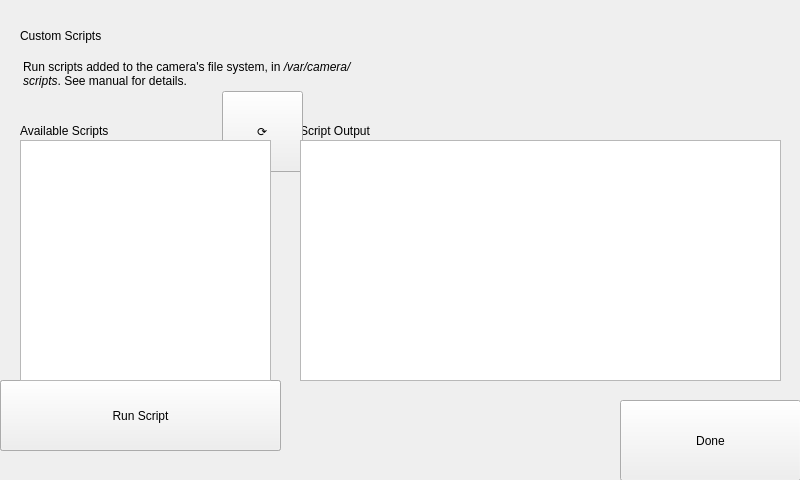
<?xml version="1.0" encoding="UTF-8"?>
<ui version="4.0">
 <class>Form</class>
 <widget class="QWidget" name="Form">
  <property name="geometry">
   <rect>
    <x>0</x>
    <y>0</y>
    <width>800</width>
    <height>480</height>
   </rect>
  </property>
  <property name="windowTitle">
   <string notr="true">Chronos Screen</string>
  </property>
  <widget class="Backdrop" name="backdrop">
   <property name="geometry">
    <rect>
     <x>0</x>
     <y>0</y>
     <width>801</width>
     <height>481</height>
    </rect>
   </property>
  </widget>
  <widget class="HeaderLabel" name="headerlabel">
   <property name="geometry">
    <rect>
     <x>20</x>
     <y>20</y>
     <width>241</width>
     <height>31</height>
    </rect>
   </property>
   <property name="text">
    <string>Custom Scripts</string>
   </property>
  </widget>
  <widget class="Label" name="label">
   <property name="geometry">
    <rect>
     <x>23</x>
     <y>60</y>
     <width>351</width>
     <height>61</height>
    </rect>
   </property>
   <property name="text">
    <string>&lt;html&gt;&lt;head/&gt;&lt;body&gt;&lt;p&gt;Run scripts added to the camera's file system, in &lt;span style=&quot; font-style:italic;&quot;&gt;/var/camera/scripts&lt;/span&gt;. See manual for details.&lt;/p&gt;&lt;/body&gt;&lt;/html&gt;</string>
   </property>
   <property name="alignment">
    <set>Qt::AlignLeading|Qt::AlignLeft|Qt::AlignTop</set>
   </property>
   <property name="wordWrap">
    <bool>true</bool>
   </property>
  </widget>
  <widget class="Subheader" name="subheader">
   <property name="geometry">
    <rect>
     <x>20</x>
     <y>120</y>
     <width>241</width>
     <height>21</height>
    </rect>
   </property>
   <property name="text">
    <string>Available Scripts</string>
   </property>
  </widget>
  <widget class="Subheader" name="subheader_2">
   <property name="geometry">
    <rect>
     <x>300</x>
     <y>120</y>
     <width>241</width>
     <height>21</height>
    </rect>
   </property>
   <property name="text">
    <string>Script Output</string>
   </property>
  </widget>
  <widget class="Button" name="uiDone">
   <property name="geometry">
    <rect>
     <x>620</x>
     <y>400</y>
     <width>181</width>
     <height>81</height>
    </rect>
   </property>
   <property name="text">
    <string>Done</string>
   </property>
  </widget>
  <widget class="ScrollList" name="uiScripts">
   <property name="geometry">
    <rect>
     <x>20</x>
     <y>140</y>
     <width>251</width>
     <height>241</height>
    </rect>
   </property>
   <property name="autoScroll">
    <bool>false</bool>
   </property>
   <property name="editTriggers">
    <set>QAbstractItemView::NoEditTriggers</set>
   </property>
   <property name="showDropIndicator" stdset="0">
    <bool>false</bool>
   </property>
  </widget>
  <widget class="Button" name="uiRun">
   <property name="geometry">
    <rect>
     <x>0</x>
     <y>380</y>
     <width>281</width>
     <height>71</height>
    </rect>
   </property>
   <property name="text">
    <string>Run Script</string>
   </property>
   <property name="clickMarginRight" stdset="0">
    <enum>Button::half</enum>
   </property>
   <property name="clickMarginTop" stdset="0">
    <enum>Button::half</enum>
   </property>
  </widget>
  <widget class="Button" name="uiRefresh">
   <property name="geometry">
    <rect>
     <x>222</x>
     <y>91</y>
     <width>81</width>
     <height>81</height>
    </rect>
   </property>
   <property name="text">
    <string>⟳</string>
   </property>
   <property name="customStyleSheet" stdset="0">
    <string>Button { border: 0px solid black; }</string>
   </property>
  </widget>
  <widget class="ScrollList" name="uiOutput">
   <property name="geometry">
    <rect>
     <x>300</x>
     <y>140</y>
     <width>481</width>
     <height>241</height>
    </rect>
   </property>
   <property name="autoScroll">
    <bool>false</bool>
   </property>
   <property name="editTriggers">
    <set>QAbstractItemView::NoEditTriggers</set>
   </property>
   <property name="showDropIndicator" stdset="0">
    <bool>false</bool>
   </property>
   <property name="selectionMode">
    <enum>QAbstractItemView::NoSelection</enum>
   </property>
   <property name="textElideMode">
    <enum>Qt::ElideNone</enum>
   </property>
   <property name="layoutMode">
    <enum>QListView::Batched</enum>
   </property>
   <property name="uniformItemSizes">
    <bool>false</bool>
   </property>
   <property name="wordWrap">
    <bool>true</bool>
   </property>
   <property name="customStyleSheet" stdset="0">
    <string>QAbstractItemView::item { padding: 1px 7px; }</string>
   </property>
  </widget>
  <widget class="Button" name="uiStop">
   <property name="geometry">
    <rect>
     <x>0</x>
     <y>380</y>
     <width>281</width>
     <height>71</height>
    </rect>
   </property>
   <property name="text">
    <string>Stop Script</string>
   </property>
   <property name="clickMarginRight" stdset="0">
    <enum>Button::half</enum>
   </property>
   <property name="clickMarginTop" stdset="0">
    <enum>Button::half</enum>
   </property>
  </widget>
  <zorder>backdrop</zorder>
  <zorder>uiStop</zorder>
  <zorder>headerlabel</zorder>
  <zorder>label</zorder>
  <zorder>subheader</zorder>
  <zorder>subheader_2</zorder>
  <zorder>uiDone</zorder>
  <zorder>uiRun</zorder>
  <zorder>uiRefresh</zorder>
  <zorder>uiScripts</zorder>
  <zorder>uiOutput</zorder>
 </widget>
 <customwidgets>
  <customwidget>
   <class>Backdrop</class>
   <extends>QLabel</extends>
   <header>backdrop</header>
  </customwidget>
  <customwidget>
   <class>Button</class>
   <extends>QPushButton</extends>
   <header>button</header>
  </customwidget>
  <customwidget>
   <class>HeaderLabel</class>
   <extends>QLabel</extends>
   <header>header_label</header>
  </customwidget>
  <customwidget>
   <class>Label</class>
   <extends>QLabel</extends>
   <header>label</header>
  </customwidget>
  <customwidget>
   <class>ScrollList</class>
   <extends>QListView</extends>
   <header>scroll_list</header>
  </customwidget>
  <customwidget>
   <class>Subheader</class>
   <extends>QLabel</extends>
   <header>subheader</header>
  </customwidget>
 </customwidgets>
 <tabstops>
  <tabstop>uiDone</tabstop>
  <tabstop>uiRefresh</tabstop>
  <tabstop>uiScripts</tabstop>
  <tabstop>uiRun</tabstop>
  <tabstop>uiOutput</tabstop>
 </tabstops>
 <resources/>
 <connections/>
</ui>
